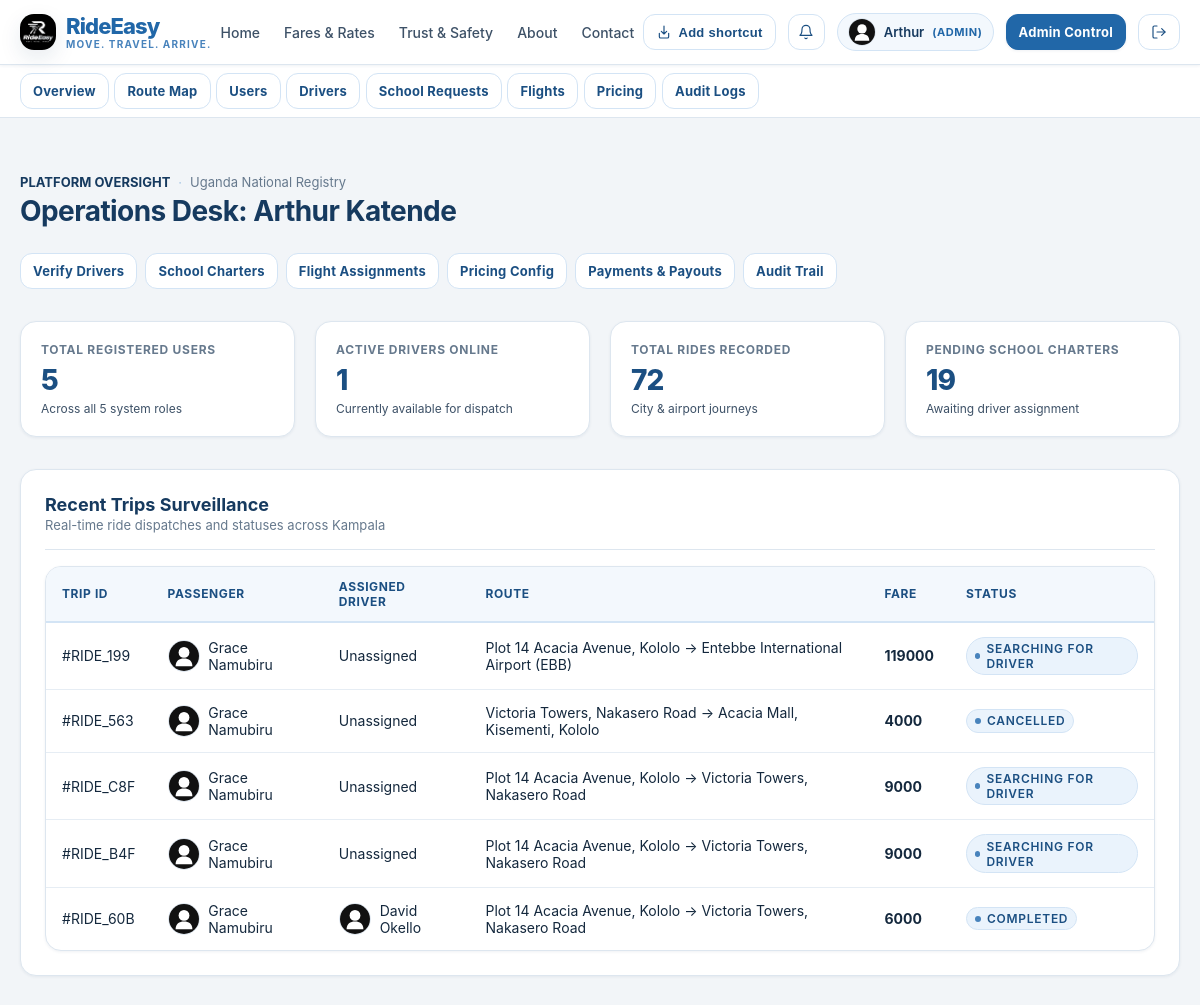
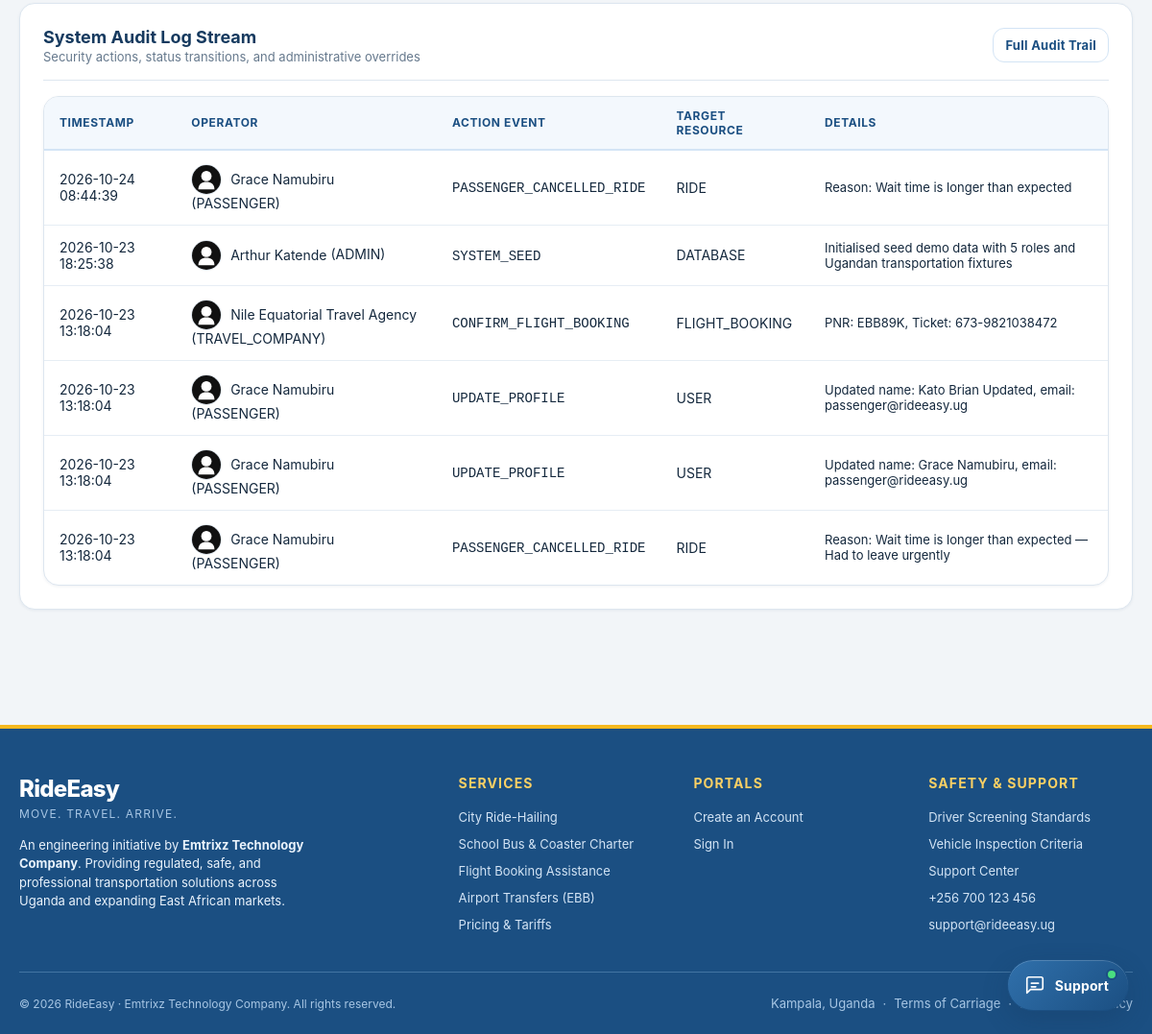
The page /admin/dashboard (signed in) on the database as committed earlier (2 pictures, top to bottom).
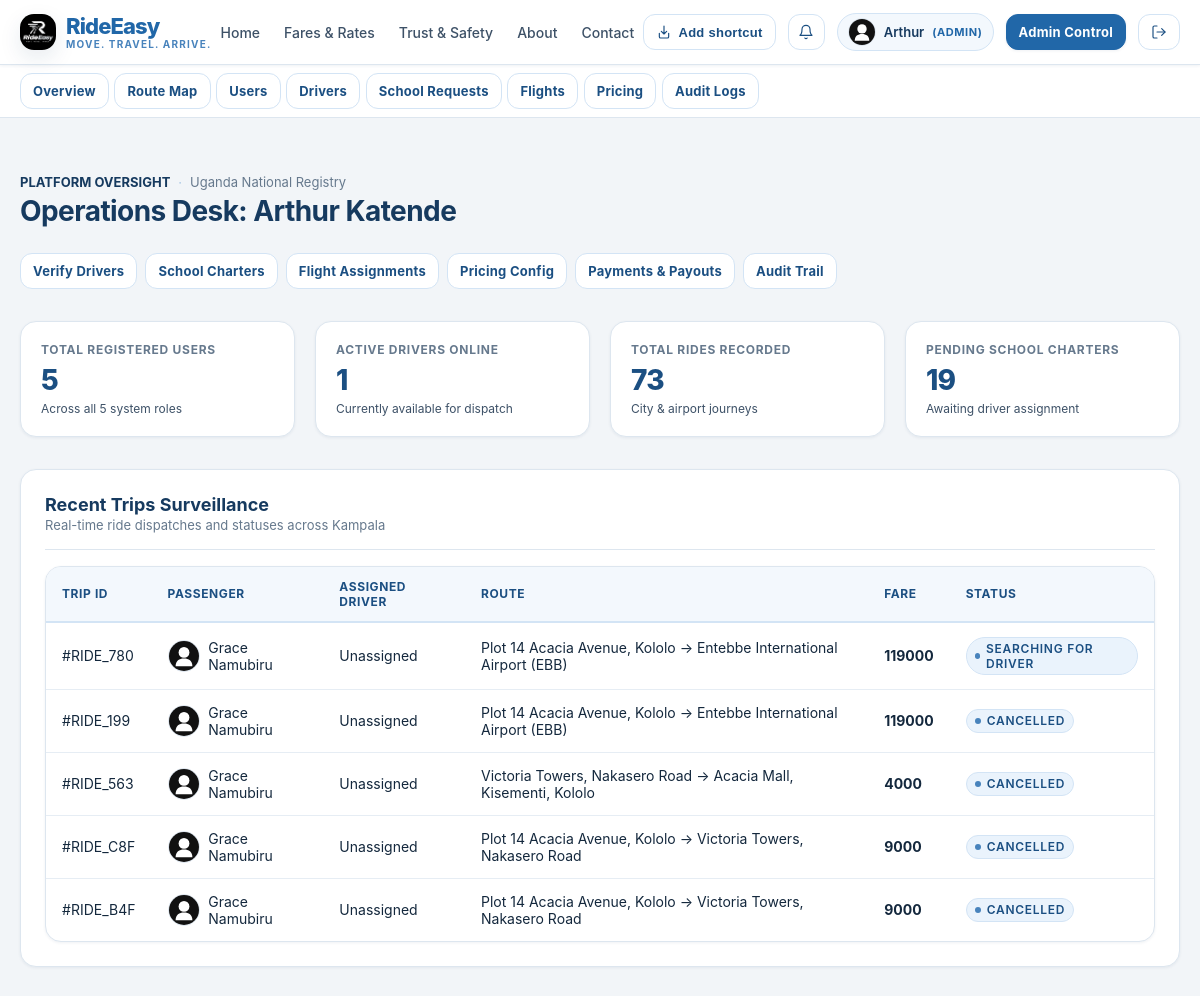
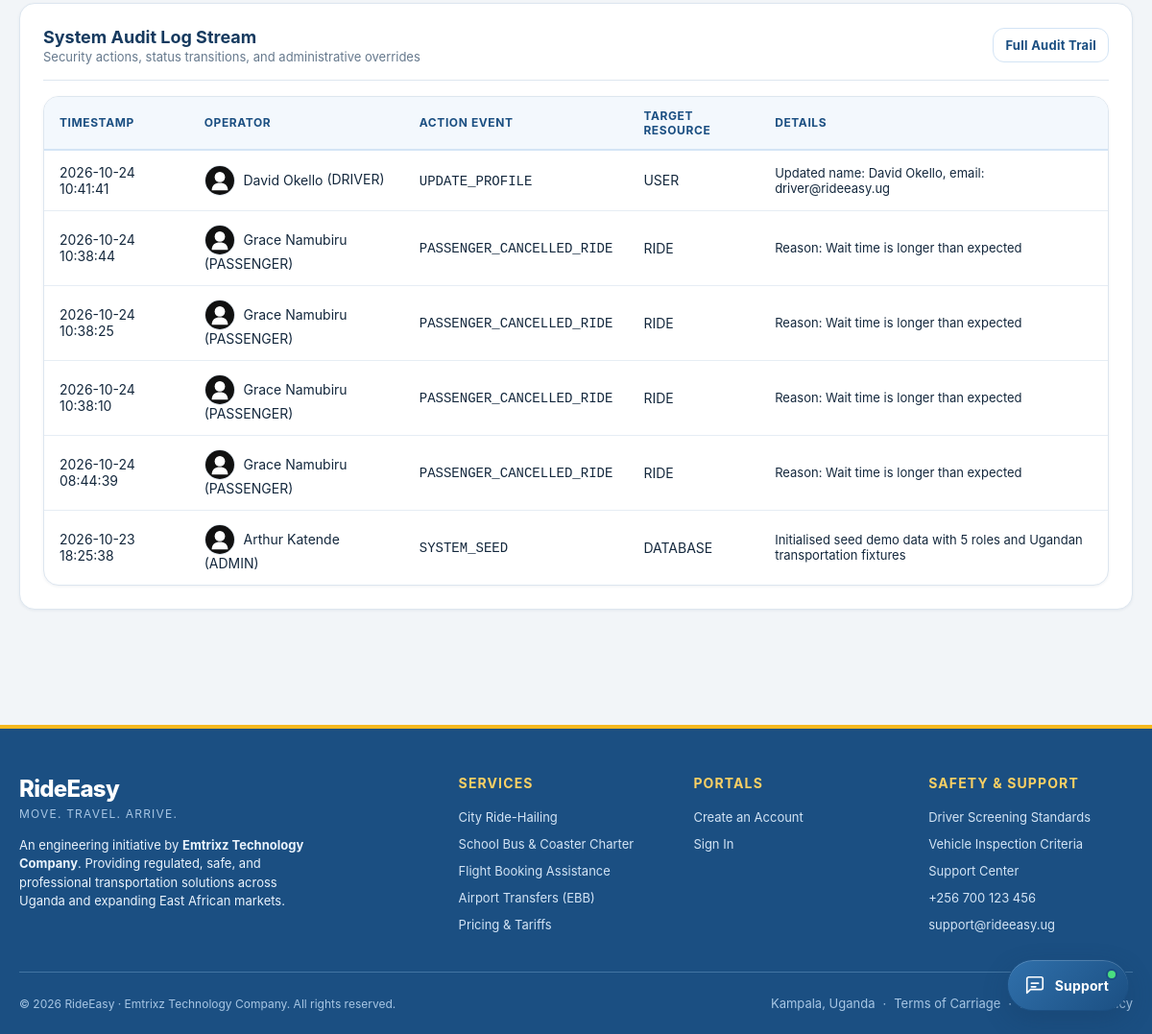
The same page on the database as committed later (2 pictures, top to bottom).
### tables this page shows
CREATE TABLE rides (
    id TEXT PRIMARY KEY,
    passenger_id TEXT NOT NULL,
    driver_id TEXT,
    category TEXT NOT NULL CHECK(category IN ('BODA', 'ECONOMY', 'COMFORT', 'PREMIUM')),
    pickup_address TEXT NOT NULL,
    pickup_lat REAL NOT NULL,
    pickup_lng REAL NOT NULL,
    destination_address TEXT NOT NULL,
    destination_lat REAL NOT NULL,
    destination_lng REAL NOT NULL,
    estimated_distance_km REAL NOT NULL,
    estimated_fare_ugx INTEGER NOT NULL,
    final_fare_ugx INTEGER,
    payment_method TEXT NOT NULL DEFAULT 'CASH' CHECK(payment_method IN ('CASH', 'MTN_MOMO', 'AIRTEL_MONEY', 'CARD')),
    payment_status TEXT NOT NULL DEFAULT 'UNPAID' CHECK(payment_status IN ('UNPAID', 'PENDING', 'PAID')),
    status TEXT NOT NULL DEFAULT 'REQUESTED' CHECK(status IN (
        'REQUESTED',
        'SEARCHING_FOR_DRIVER',
        'DRIVER_ASSIGNED',
        'DRIVER_ARRIVING',
        'DRIVER_ARRIVED',
        'TRIP_STARTED',
        'TRIP_COMPLETED',
        'PAYMENT_PENDING',
        'COMPLETED',
        'CANCELLED'
    )),
    cancellation_reason TEXT,
    is_airport_ride INTEGER NOT NULL DEFAULT 0,
    related_journey_id TEXT,
    created_at TIMESTAMP NOT NULL DEFAULT CURRENT_TIMESTAMP,
    updated_at TIMESTAMP NOT NULL DEFAULT CURRENT_TIMESTAMP, cancelled_at TIMESTAMP, driver_response_status TEXT NOT NULL DEFAULT 'ACCEPTED' CHECK(driver_response_status IN ('PENDING', 'ACCEPTED', 'DECLINED')), submission_key TEXT, estimated_duration_minutes REAL,
    FOREIGN KEY (passenger_id) REFERENCES users(id) ON DELETE CASCADE,
    FOREIGN KEY (driver_id) REFERENCES users(id),
    FOREIGN KEY (related_journey_id) REFERENCES confirmed_journeys(id)
);

CREATE TABLE users (
    id TEXT PRIMARY KEY,
    email TEXT UNIQUE NOT NULL,
    password_hash TEXT NOT NULL,
    role TEXT NOT NULL CHECK(role IN ('PASSENGER', 'DRIVER', 'SCHOOL', 'TRAVEL_COMPANY', 'ADMIN')),
    full_name TEXT NOT NULL,
    phone TEXT NOT NULL,
    is_active INTEGER NOT NULL DEFAULT 1,
    is_verified INTEGER NOT NULL DEFAULT 0,
    created_at TIMESTAMP NOT NULL DEFAULT CURRENT_TIMESTAMP,
    updated_at TIMESTAMP NOT NULL DEFAULT CURRENT_TIMESTAMP
, avatar_url TEXT DEFAULT '/static/images/default-avatar.svg', avatar_cloudinary_public_id TEXT);

CREATE TABLE audit_logs (
    id TEXT PRIMARY KEY,
    user_id TEXT,
    action TEXT NOT NULL,
    resource_type TEXT NOT NULL,
    resource_id TEXT,
    details TEXT,
    ip_address TEXT,
    created_at TIMESTAMP NOT NULL DEFAULT CURRENT_TIMESTAMP,
    FOREIGN KEY (user_id) REFERENCES users(id) ON DELETE SET NULL
);

### rideeasy/app/routes/admin.py (the view)
@admin_bp.route("/dashboard")
def dashboard():
    user = AuthService.get_current_user()
    db = get_db()
    stats = {
        "total_users": db.fetchone("SELECT COUNT(*) as c FROM users")["c"],
        "active_drivers": db.fetchone("SELECT COUNT(*) as c FROM driver_profiles WHERE is_online = 1")["c"],
        "total_rides": db.fetchone("SELECT COUNT(*) as c FROM rides")["c"],
        "pending_schools": db.fetchone("SELECT COUNT(*) as c FROM school_transport_requests WHERE status = 'PENDING'")["c"],
        "pending_flights": db.fetchone("SELECT COUNT(*) as c FROM flight_requests WHERE status = 'SUBMITTED'")["c"],
        "pending_drivers": db.fetchone("SELECT COUNT(*) as c FROM driver_profiles WHERE verification_status = 'PENDING'")["c"]
    }
    recent_rides = db.fetchall(
        """SELECT r.*, p.full_name as passenger_name, p.avatar_url as passenger_avatar_url,
                  d.full_name as driver_name, d.avatar_url as driver_avatar_url
        FROM rides r
        JOIN users p ON r.passenger_id = p.id
        LEFT JOIN users d ON r.driver_id = d.id
        ORDER BY r.created_at DESC LIMIT 5"""
    )
    recent_audit_logs = db.fetchall(
        """SELECT a.*, u.full_name as user_name, u.avatar_url as user_avatar_url, u.role
        FROM audit_logs a
        LEFT JOIN users u ON a.user_id = u.id
        ORDER BY a.created_at DESC LIMIT 6"""
    )
    return render_template("admin/dashboard.html", user=user, stats=stats, recent_rides=recent_rides, recent_audit_logs=recent_audit_logs)

### rideeasy/app/repositories/database.py (called while the page is built)
def get_db() -> Database:
    global _db_instance
    try:
        from flask import current_app, has_app_context
        if has_app_context():
            db_url = current_app.config.get("TURSO_DATABASE_URL", "")
            auth_token = current_app.config.get("TURSO_AUTH_TOKEN", "")
            local_path = current_app.config.get("LOCAL_DB_PATH", Config.LOCAL_DB_PATH)
            if (
                _db_instance is None
                or _db_instance.db_url != db_url
                or _db_instance.auth_token != auth_token
                or _db_instance.local_path != local_path
            ):
                _db_instance = Database(db_url, auth_token, local_path)
            return _db_instance
    except ImportError:
        pass
    if _db_instance is None:
        _db_instance = Database()
    return _db_instance

    def _get_sqlite_conn(self) -> sqlite3.Connection:
        conn = sqlite3.connect(self.local_path, timeout=10.0, check_same_thread=False)
        conn.row_factory = sqlite3.Row
        conn.execute("PRAGMA foreign_keys = ON;")
        return conn

### rideeasy/app/routes/admin.py (called while the page is built)
@admin_bp.before_request
@login_required
@role_required("ADMIN")
def before_request():
    pass

### rideeasy/app/templates/admin/dashboard.html (shortened to what the changed rows need)
{% extends "base.html" %}
{% from "macros/user_identity.html" import identity %}
{% block content %}
<div class="container section">
  <div style="display: flex; justify-content: space-between; align-items: baseline; flex-wrap: wrap; gap: 1rem; margin-bottom: 2rem;">
    <div>
      <div class="metadata-row" style="margin-bottom: 0.25rem;">
        <span style="font-weight: 700; color: var(--color-black); text-transform: uppercase;">Platform Oversight</span>
        <span class="metadata-separator">·</span>
        <span>Uganda National Registry</span>
      </div>
      <h2>Operations Desk: {{ user.full_name }}</h2>
    </div>
  </div>
  <div class="stats-grid">
    <div class="stat-card">
      <div class="stat-label">Total Rides Recorded</div>
      <div class="stat-value">{{ stats.total_rides }}</div>
      <div class="stat-subtext">City & airport journeys</div>
    </div>
  </div>
  <div class="card" style="margin-bottom: 2rem;">
    {% if recent_rides %}
      <div class="table-responsive">
        <table class="table">
          <thead>
            <tr>
              <th>Trip ID</th>
              <th>Passenger</th>
              <th>Assigned Driver</th>
              <th>Route</th>
              <th>Fare</th>
              <th>Status</th>
            </tr>
          </thead>
          <tbody>
            {% for r in recent_rides %}
              <tr>
                <td>#{{ r.id[:8].upper() }}</td>
                <td>{{ identity(r.passenger_avatar_url, r.passenger_name, 32) }}</td>
                <td>{{ identity(r.driver_avatar_url, r.driver_name, 32) if r.driver_name else 'Unassigned' }}</td>
                <td>{{ r.pickup_address }} → {{ r.destination_address }}</td>
                <td style="font-weight: 700;">{{ r.final_fare_ugx or r.estimated_fare_ugx | ugx }}</td>
                <td>
                  <span class="status-indicator">
                    <span class="status-dot"></span> {{ r.status.replace('_', ' ') }}
                  </span>
                </td>
              </tr>
            {% endfor %}
          </tbody>
        </table>
      </div>
    {% endif %}
  </div>
  <div class="card">
    {% if recent_audit_logs %}
      <div class="table-responsive">
        <table class="table">
          <thead>
            <tr>
              <th>Timestamp</th>
              <th>Operator</th>
              <th>Action Event</th>
              <th>Target Resource</th>
              <th>Details</th>
            </tr>
          </thead>
          <tbody>
            {% for a in recent_audit_logs %}
              <tr>
                <td class="text-subtle">{{ a.created_at }}</td>
                <td>{{ identity(a.user_avatar_url, a.user_name, 32) if a.user_name else 'System' }} ({{ a.role or 'CORE' }})</td>
                <td><code>{{ a.action }}</code></td>
                <td>{{ a.resource_type }}</td>
                <td style="font-size: 0.8125rem;">{{ a.details }}</td>
              </tr>
            {% endfor %}
          </tbody>
        </table>
      </div>
    {% endif %}
  </div>
</div>
{% endblock %}

### rideeasy/app/templates/base.html (shortened to what the changed rows need)
<!DOCTYPE html>
<html lang="en">
<head>
  <link rel="stylesheet" href="/static/css/base.css">
  <link rel="stylesheet" href="/static/css/components.css">
  <link rel="stylesheet" href="/static/css/dashboard.css">
  <link rel="stylesheet" href="/static/css/responsive.css">
</head>
<body>
  {% from "macros/user_identity.html" import avatar %}
  <header class="navbar no-print">
    <div class="container">
      <div class="navbar-inner">
        <div class="nav-actions">
          {% if current_user %}
            <div style="position: relative;">
              <button id="notif-bell-btn" class="btn btn-secondary btn-sm" aria-label="Notifications" title="In-App Notifications" style="position: relative; padding: 0.35rem 0.6rem;" onclick="toggleNotifDropdown(event);">
                <svg class="icon icon-sm" viewBox="0 0 24 24"><path d="M18 8A6 6 0 0 0 6 8c0 7-3 9-3 9h18s-3-2-3-9"/><path d="M13.73 21a2 2 0 0 1-3.46 0"/></svg>
              </button>
            </div>
            <a href="/profile" class="user-nav-chip" title="View and Edit Profile" style="text-decoration: none;">
              {{ avatar(current_user.avatar_url, current_user.full_name, 28) }}
              <span>{{ current_user.full_name.split()[0] }}</span>
              <span class="user-role-label">({{ current_user.role }})</span>
            </a>
            {% if current_user.role == 'PASSENGER' %}
              <a href="/passenger/dashboard" class="btn btn-secondary btn-sm">Dashboard</a>
              <a href="/passenger/book-ride" class="btn btn-primary btn-sm">Book Ride</a>
            {% elif current_user.role == 'DRIVER' %}
              <a href="/driver/dashboard" class="btn btn-primary btn-sm">Driver Console</a>
            {% elif current_user.role == 'SCHOOL' %}
              <a href="/school/dashboard" class="btn btn-primary btn-sm">School Portal</a>
            {% elif current_user.role == 'TRAVEL_COMPANY' %}
              <a href="/travel/dashboard" class="btn btn-primary btn-sm">Agency Console</a>
            {% elif current_user.role == 'ADMIN' %}
              <a href="/admin/dashboard" class="btn btn-primary btn-sm">Admin Control</a>
            {% endif %}
            <a href="/auth/logout" class="btn btn-secondary btn-sm" title="Sign Out">
              <svg class="icon icon-sm" viewBox="0 0 24 24"><path d="M9 21H5a2 2 0 0 1-2-2V5a2 2 0 0 1 2-2h4"/><polyline points="16 17 21 12 16 7"/><line x1="21" y1="12" x2="9" y2="12"/></svg>
            </a>
          {% else %}
            <a href="/auth/login" class="btn btn-secondary btn-sm">Sign In</a>
            <a href="/auth/register" class="btn btn-primary btn-sm">Register</a>
          {% endif %}
        </div>
      </div>
    </div>
  </header>
  <main>
    {% block content %}{% endblock %}
  </main>
</body>
</html>

### rideeasy/app/templates/macros/user_identity.html (shortened to what this page needs)
{% macro avatar(url, name, size=36) -%}
  <img
    src="{{ url or '/static/images/default-avatar.svg' }}"
    alt="{{ name }} profile photo"
    width="{{ size }}"
    height="{{ size }}"
    loading="lazy"
    onerror="this.onerror=null;this.src='/static/images/default-avatar.svg'"
    style="width: {{ size }}px; height: {{ size }}px; border-radius: 50%; object-fit: cover; flex: 0 0 {{ size }}px; background: var(--color-off-white); border: 1px solid var(--color-light-grey);"
  >
{%- endmacro %}
{% macro identity(url, name, size=36) -%}
  <span style="display: inline-flex; align-items: center; gap: 0.55rem; min-width: 0; vertical-align: middle;">
    {{ avatar(url, name, size) }}
    <span>{{ name }}</span>
  </span>
{%- endmacro %}

Rows that differ between the two databases and show on the page:
no longer on this page (row unchanged): rides: id "RIDE_60B", avatar_url (placeholder picture), {{ name }} "Grace Namubiru", {{ name }} "David Okello", pickup_address "Plot 14 Acacia Avenue, Kololo", destination_address "Victoria Towers, Nakasero Road", final_fare_ugx "6000", status.replace "COMPLETED"
no longer on this page (row unchanged): audit_logs: created_at "2026-10-23 13:18:04", avatar_url (placeholder picture), role "TRAVEL_COMPANY", action "CONFIRM_FLIGHT_BOOKING", resource_type "FLIGHT_BOOKING", details "PNR: EBB89K, Ticket: 673-9821038472"
no longer on this page (row unchanged): users: full_name "Nile Equatorial Travel Agency"
no longer on this page (row unchanged): audit_logs: created_at "2026-10-23 13:18:04", avatar_url (placeholder picture), {{ name }} "Grace Namubiru", role "PASSENGER", action "UPDATE_PROFILE", resource_type "USER", details "Updated name: Kato Brian Updated, email: passenger@rideeasy.ug"
no longer on this page (row unchanged): audit_logs: created_at "2026-10-23 13:18:04", avatar_url (placeholder picture), {{ name }} "Grace Namubiru", role "PASSENGER", action "UPDATE_PROFILE", resource_type "USER", details "Updated name: Grace Namubiru, email: passenger@rideeasy.ug"
no longer on this page (row unchanged): audit_logs: created_at "2026-10-23 13:18:04", avatar_url (placeholder picture), {{ name }} "Grace Namubiru", role "PASSENGER", action "PASSENGER_CANCELLED_RIDE", resource_type "RIDE", details "Reason: Wait time is longer than expected — Had to leave urgently"
added rides: id "RIDE_780", avatar_url (placeholder picture), {{ name }} "Grace Namubiru", identity "Unassigned", pickup_address "Plot 14 Acacia Avenue, Kololo", destination_address "Entebbe International Airport (EBB)", final_fare_ugx "119000", status.replace "SEARCHING FOR DRIVER"
changed rides (number 2 of 5 on the later page): status.replace "SEARCHING FOR DRIVER" → "CANCELLED"
changed rides (number 4 of 5 on the later page): status.replace "SEARCHING FOR DRIVER" → "CANCELLED"
changed rides (number 5 of 5 on the later page): status.replace "SEARCHING FOR DRIVER" → "CANCELLED"
added audit_logs: created_at "2026-10-24 10:41:41", {{ name }} "David Okello", role "DRIVER", action "UPDATE_PROFILE", resource_type "USER", details "Updated name: David Okello, email: driver@rideeasy.ug"
added audit_logs: created_at "2026-10-24 10:38:44", avatar_url (placeholder picture), {{ name }} "Grace Namubiru", role "PASSENGER", action "PASSENGER_CANCELLED_RIDE", resource_type "RIDE", details "Reason: Wait time is longer than expected"
added audit_logs: created_at "2026-10-24 10:38:25", avatar_url (placeholder picture), {{ name }} "Grace Namubiru", role "PASSENGER", action "PASSENGER_CANCELLED_RIDE", resource_type "RIDE", details "Reason: Wait time is longer than expected"
added audit_logs: created_at "2026-10-24 10:38:10", avatar_url (placeholder picture), {{ name }} "Grace Namubiru", role "PASSENGER", action "PASSENGER_CANCELLED_RIDE", resource_type "RIDE", details "Reason: Wait time is longer than expected"
Other text that changed with them:
{{ stats.total_rides }}: "72" → "73"
